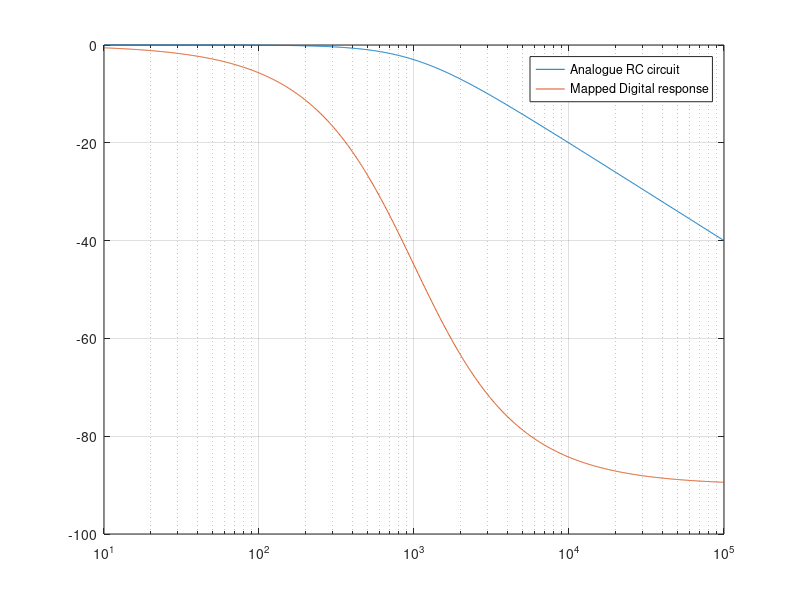

This figure's MATLAB source:
R = 1000; C = 1 * 10^(-6);

G = tf(1, [R*C 1]);
sysd = c2d(G, 1/8000, 'tustin');

figure;
%h = bodeplot(G, '-', sysd, 'r--')
[mag,phase,wout] = bode(G);
semilogx(wout,20*log10(squeeze(mag)));
hold on;
semilogx(wout,phase);
grid on;
legend('Analogue RC circuit', 'Mapped Digital response');
% a = getoptions(h);
% a.YLim{1} = [-60, 0];
% setoptions(h, a);

% 
% figure;
% bode(G);
% grid on;
% title('RC Circuit bode plot (R = 1000\Omega, C = 1\muF)');